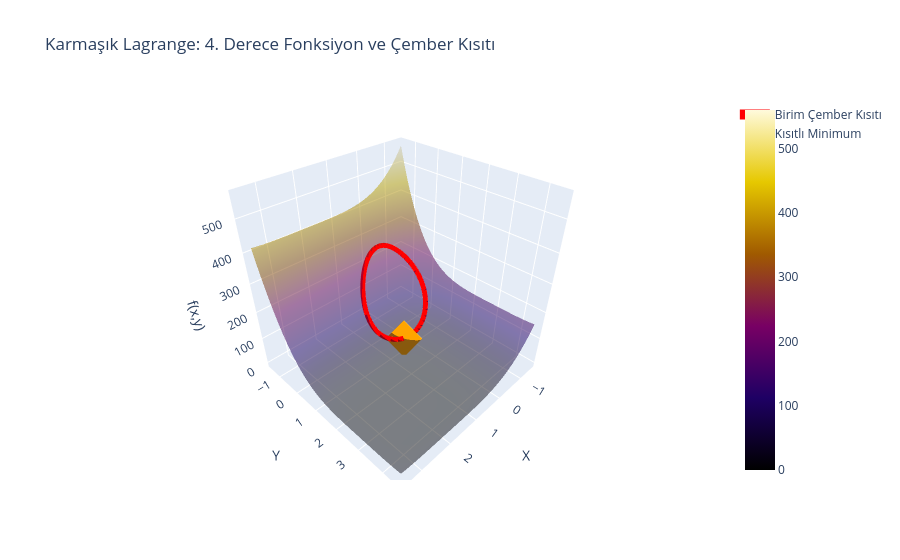

Notebook source saved alongside this figure:
### Code cell
def f_comp(x, y): return (x-2)**4 + (y-3)**4
def g_comp(x, y): return x**2 + y**2 - 1

sonuc = lagrange_newton_solver(f_comp, g_comp, [0.5, 0.5, 0])
 
x_grid = np.linspace(-1.5, 3.5, 100)
y_grid = np.linspace(-1.5, 4.5, 100)
X, Y = np.meshgrid(x_grid, y_grid)
Z = f_comp(X, Y)

fig = go.Figure()
fig.add_trace(go.Surface(x=X, y=Y, z=Z, opacity=0.5, colorscale='Electric', name='Hedef Fonksiyon'))
 
theta = np.linspace(0, 2*np.pi, 100)
xc, yc = np.cos(theta), np.sin(theta)
zc = f_comp(xc, yc)
fig.add_trace(go.Scatter3d(x=xc, y=yc, z=zc, mode='lines', line=dict(color='red', width=10), name='Birim Çember Kısıtı'))
 
 
fig.add_trace(go.Scatter3d(x=[sonuc[0]], y=[sonuc[1]], z=[f_comp(sonuc[0], sonuc[1])],
                           mode='markers', marker=dict(size=12, color='orange', symbol='diamond'), name='Kısıtlı Minimum'))

fig.update_layout(title="Karmaşık Lagrange: 4. Derece Fonksiyon ve Çember Kısıtı",
                  scene=dict(xaxis_title='X', yaxis_title='Y', zaxis_title='f(x,y)'))
fig.show()

print(f"Karmaşık Çözüm: x={sonuc[0]:.4f}, y={sonuc[1]:.4f}")
